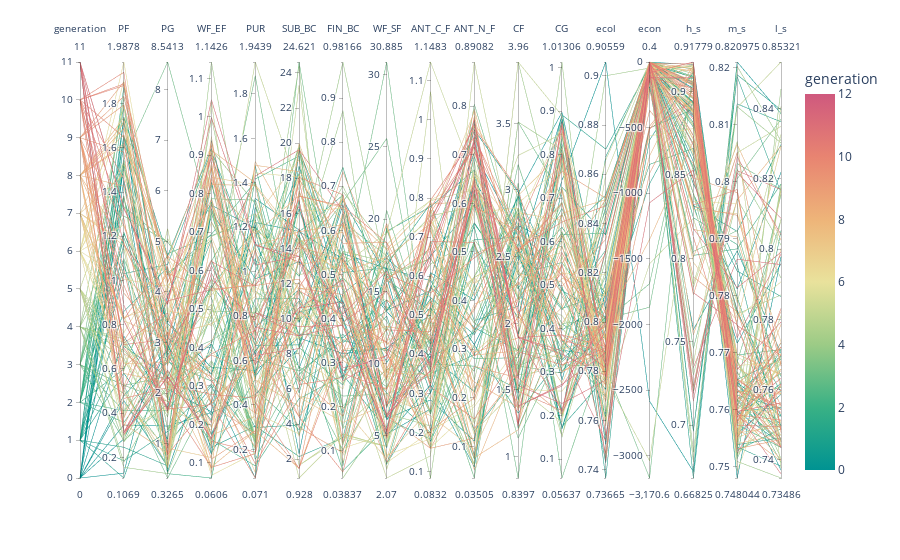
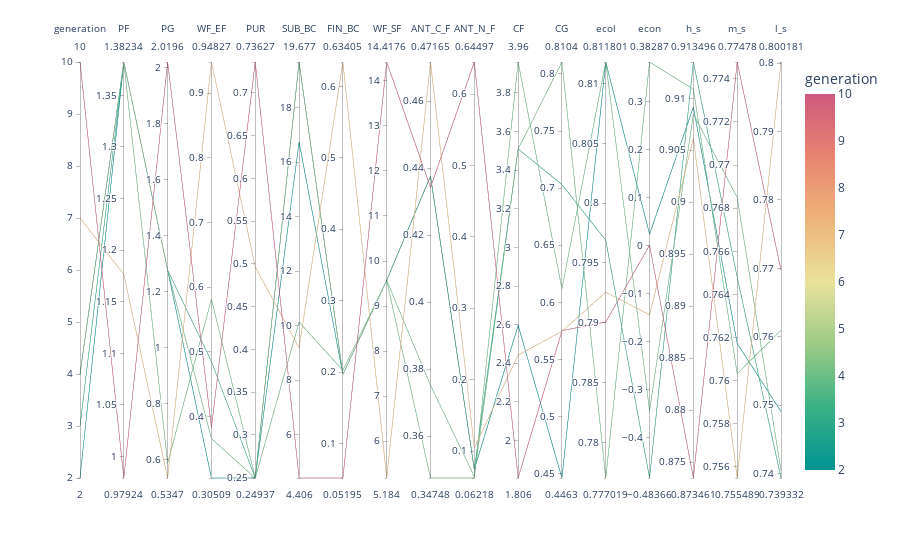

The code cell stored with these charts, in order, in its notebook:
### Markdown cell above
## 0. Generational analysis

### Code cell
import plotly.express as px
import pandas as pd

incentive_data = [row['params'] for row in execution_results]
# quota_data = [row['quota_params'] for row in execution_results]
ecological_impact = [row['ecological_impact'] for row in execution_results]
economic_impact = [row['economic_impact'] for row in execution_results]
h_satisfaction_data = {}
m_satisfaction_data = {}
l_satisfaction_data = {}
h_satisfaction_data["h_s"] = [row['high_sat'] for row in execution_results]
m_satisfaction_data["m_s"] = [row['med_sat'] for row in execution_results]
l_satisfaction_data["l_s"] = [row['low_sat'] for row in execution_results]
gen_data = {}
gen_data["generation"] = [row['generation'] for row in execution_results]

df_gen = pd.DataFrame(gen_data)
df_incentive = pd.DataFrame(incentive_data)
# df_quota = pd.DataFrame(quota_data)
df_satisfaction_h = pd.DataFrame(h_satisfaction_data)
df_satisfaction_m = pd.DataFrame(m_satisfaction_data)
df_satisfaction_l = pd.DataFrame(l_satisfaction_data)
df_impact = pd.DataFrame({
    "ecol": ecological_impact,
    "econ": economic_impact
})

df = pd.concat([df_gen,
                df_incentive,
                df_impact,
                df_satisfaction_h,
                df_satisfaction_m,
                df_satisfaction_l,
                ], axis=1)

fig = px.parallel_coordinates(
    df,
    color="generation",
    dimensions=df.columns,
    color_continuous_scale=px.colors.diverging.Temps,
    color_continuous_midpoint=N_GEN/2
)

fig.show()

med_sat = df["l_s"] > df["m_s"]
high_sat = df["h_s"] > df["m_s"]
comb = high_sat == med_sat
econ_pos = df["econ"] > -0.5

fig = px.parallel_coordinates(
    df[econ_pos],
    color="generation",
    dimensions=df.columns,
    color_continuous_scale=px.colors.diverging.Temps,
    color_continuous_midpoint=N_GEN/2,
)

fig.show()

### Figure 1 — Plotly figure (JSON) as saved in the notebook; plotly's stock layout.template omitted (floating-point values rounded to 4 significant figures; data arrays with more than 128 entries replaced by an {"elided": "..."} marker saying what was removed)
{"data": [{"dimensions": [{"label": "generation", "values": {"elided": "144 int values"}}, {"label": "PF", "values": {"elided": "144 float values"}}, {"label": "PG", "values": {"elided": "144 float values"}}, {"label": "WF_EF", "values": {"elided": "144 float values"}}, {"label": "PUR", "values": {"elided": "144 float values"}}, {"label": "SUB_BC", "values": {"elided": "144 float values"}}, {"label": "FIN_BC", "values": {"elided": "144 float values"}}, {"label": "WF_SF", "values": {"elided": "144 float values"}}, {"label": "ANT_C_F", "values": {"elided": "144 float values"}}, {"label": "ANT_N_F", "values": {"elided": "144 float values"}}, {"label": "CF", "values": {"elided": "144 float values"}}, {"label": "CG", "values": {"elided": "144 float values"}}, {"label": "ecol", "values": {"elided": "144 float values"}}, {"label": "econ", "values": {"elided": "144 float values"}}, {"label": "h_s", "values": {"elided": "144 float values"}}, {"label": "m_s", "values": {"elided": "144 float values"}}, {"label": "l_s", "values": {"elided": "144 float values"}}], "domain": {"x": [0, 1], "y": [0, 1]}, "line": {"color": {"elided": "144 int values"}, "coloraxis": "coloraxis"}, "name": "", "type": "parcoords"}], "layout": {"coloraxis": {"cmid": 6, "colorbar": {"title": {"text": "generation"}}, "colorscale": [[0, "rgb(0, 147, 146)"], [0.1667, "rgb(57, 177, 133)"], [0.3333, "rgb(156, 203, 134)"], [0.5, "rgb(233, 226, 156)"], [0.6667, "rgb(238, 180, 121)"], [0.8333, "rgb(232, 132, 113)"], [1, "rgb(207, 89, 126)"]]}, "legend": {"tracegroupgap": 0}, "margin": {"t": 60}}}

### Figure 2 — Plotly figure (JSON) as saved in the notebook; plotly's stock layout.template omitted (floating-point values rounded to 4 significant figures)
{"data": [{"dimensions": [{"label": "generation", "values": [2, 3, 4, 4, 7, 10]}, {"label": "PF", "values": [1.382, 1.382, 1.382, 1.382, 1.177, 0.9792]}, {"label": "PG", "values": [1.277, 1.277, 0.5875, 1.277, 0.5347, 2.02]}, {"label": "WF_EF", "values": [0.3051, 0.4851, 0.5817, 0.3659, 0.9483, 0.3832]}, {"label": "PUR", "values": [0.2494, 0.2494, 0.2494, 0.2494, 0.4963, 0.7363]}, {"label": "SUB_BC", "values": [16.74, 19.68, 10.13, 19.68, 9.187, 4.406]}, {"label": "FIN_BC", "values": [0.1968, 0.1968, 0.2026, 0.1968, 0.634, 0.05195]}, {"label": "WF_SF", "values": [9.572, 9.572, 9.572, 9.572, 5.184, 14.42]}, {"label": "ANT_C_F", "values": [0.4376, 0.4376, 0.3751, 0.3475, 0.4716, 0.4342]}, {"label": "ANT_N_F", "values": [0.07418, 0.07418, 0.06441, 0.06218, 0.1043, 0.645]}, {"label": "CF", "values": [2.596, 3.51, 3.51, 3.96, 2.443, 1.806]}, {"label": "CG", "values": [0.4463, 0.7031, 0.8104, 0.6119, 0.5747, 0.5752]}, {"label": "ecol", "values": [0.8118, 0.7969, 0.777, 0.8118, 0.7925, 0.7901]}, {"label": "econ", "values": [0.02407, -0.4837, 0.3829, -0.3434, -0.1436, 0.001212]}, {"label": "h_s", "values": [0.9092, 0.9135, 0.9109, 0.9085, 0.9061, 0.8735]}, {"label": "m_s", "values": [0.7617, 0.7648, 0.7603, 0.7685, 0.7555, 0.7748]}, {"label": "l_s", "values": [0.749, 0.7393, 0.761, 0.7404, 0.8002, 0.7697]}], "domain": {"x": [0, 1], "y": [0, 1]}, "line": {"color": [2, 3, 4, 4, 7, 10], "coloraxis": "coloraxis"}, "name": "", "type": "parcoords"}], "layout": {"coloraxis": {"cmid": 6, "colorbar": {"title": {"text": "generation"}}, "colorscale": [[0, "rgb(0, 147, 146)"], [0.1667, "rgb(57, 177, 133)"], [0.3333, "rgb(156, 203, 134)"], [0.5, "rgb(233, 226, 156)"], [0.6667, "rgb(238, 180, 121)"], [0.8333, "rgb(232, 132, 113)"], [1, "rgb(207, 89, 126)"]]}, "legend": {"tracegroupgap": 0}, "margin": {"t": 60}}}
